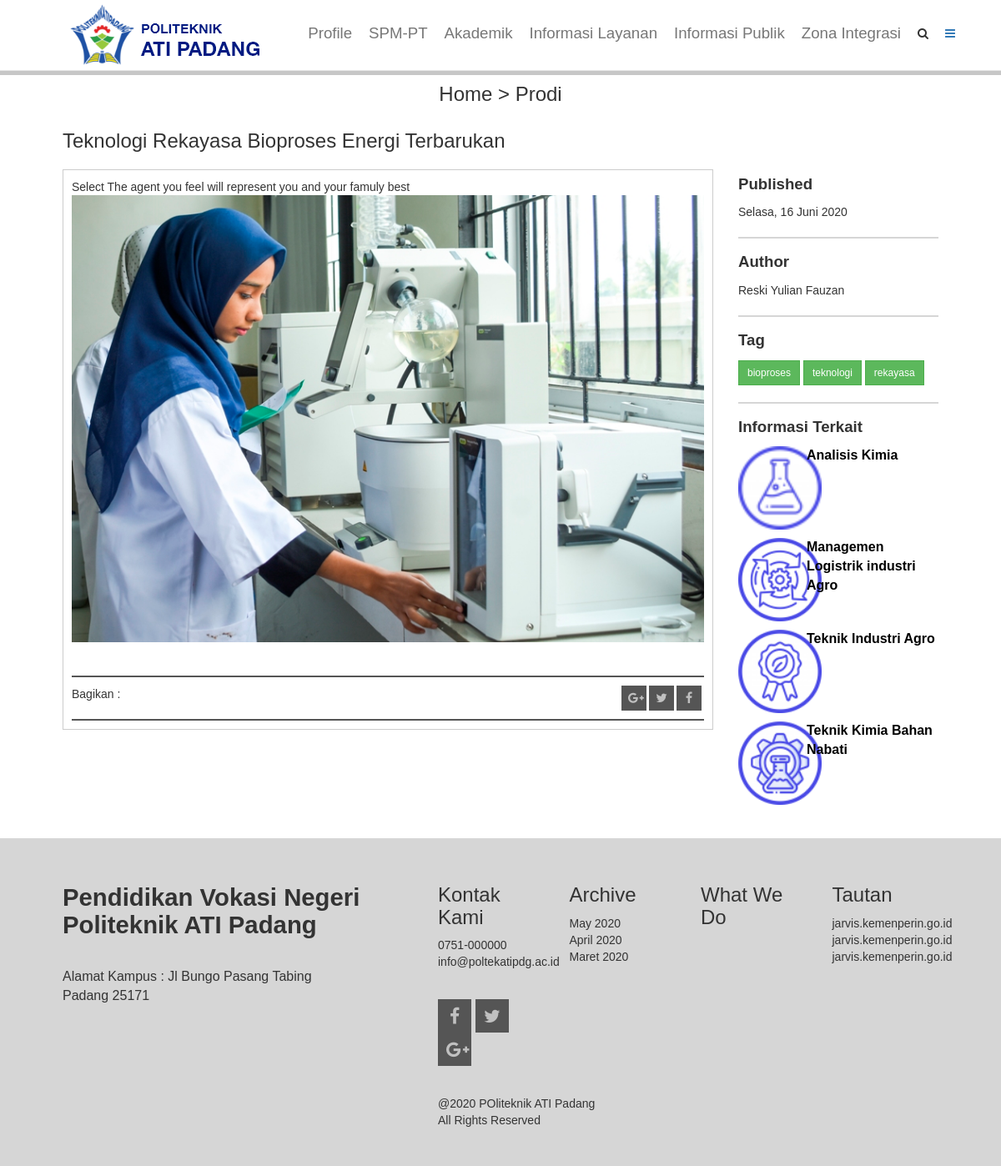
Page /teknologi-rekayasa-bioproses-energi-terbarukan on the committed database.
### tables this page shows
CREATE TABLE `m_menu` (
  `menu_id` int(11) NOT NULL AUTO_INCREMENT,
  `menu_judul` varchar(50) DEFAULT NULL,
  `menu_link` varchar(50) DEFAULT NULL,
  `menu_baseurl` tinyint(1) DEFAULT 1,
  `menu_idxutama` int(11) DEFAULT NULL,
  `menu_idxanak` int(11) DEFAULT 0,
  `menu_top` tinyint(1) NOT NULL DEFAULT 0,
  `menu_newtab` tinyint(1) NOT NULL DEFAULT 0,
  `menu_status` tinyint(1) DEFAULT NULL,
  PRIMARY KEY (`menu_id`)
);

CREATE TABLE `p_content` (
  `content_id` int(11) NOT NULL AUTO_INCREMENT,
  `content_kategoriid` int(11) DEFAULT NULL,
  `content_judul` varchar(100) DEFAULT NULL,
  `content_isi` text DEFAULT NULL,
  `content_tglpost` datetime DEFAULT NULL,
  `content_tglpublish` date DEFAULT NULL,
  `content_tglexp` date DEFAULT NULL,
  `content_thumb` text DEFAULT NULL,
  `content_link` varchar(100) DEFAULT NULL,
  `content_tag` text DEFAULT NULL,
  `content_tipe` enum('Halaman','Berita','Pengumuman','Prodi','Portofolio') DEFAULT NULL,
  `content_komentar` tinyint(1) DEFAULT NULL,
  `content_status` enum('Draft','Publish','Unpublish') DEFAULT NULL,
  `content_top` tinyint(1) DEFAULT 0,
  `content_hits` int(11) DEFAULT 0,
  `userinput` varchar(30) DEFAULT NULL,
  PRIMARY KEY (`content_id`)
);

CREATE TABLE `m_users` (
  `username` varchar(32) NOT NULL,
  `password` char(32) DEFAULT NULL,
  `ref_id` int(11) DEFAULT NULL,
  `nama_lengkap` varchar(50) DEFAULT NULL,
  `group_user` enum('Pemohon','Admin') DEFAULT NULL,
  `role` int(11) DEFAULT 1,
  `status_user` tinyint(1) DEFAULT NULL,
  PRIMARY KEY (`username`)
);

### application/controllers/Welcome.php (called while the page is built, shortened)
<?php
class Welcome extends CI_Controller {
	function __construct()
	{
		$this->load->model('landing_model');
	}
	function detail($link = "")
	{
		$row= $this->landing_model->getDetailContent($link);
		if(!empty($row)){
			if($row->content_tipe=='Prodi') {
				$con_content=array('content_tipe'=>$row->content_tipe);
				$con_tag = array();
			}
			else {
				$con_content = array('content_tipe' => $row->content_tipe);
				$con_tag = explode(',', $row->content_tag);
			}
			$terkait=$this->landing_model->getContentTerkait($con_content, $con_tag, $link);
		}else{
			$terkait=array();
		}
		$lampiran=$this->landing_model->getLampiran($link);
		$data = array('row' => $row, 'terkait'=> $terkait,'lampiran'=>$lampiran);
		$content = $this->load->view('public/berita_detail',	$data, true);
		$view = array(
			'content' => $content
		);
		$this->load->view('public/layout', $view);
	}
}

### index.php (called while the page is built, shortened)
<?php
require_once BASEPATH.'core/CodeIgniter.php';

### application/models/Landing_model.php (called while the page is built, shortened)
<?php
class Landing_model extends CI_Model
{
    function getTopMenu(){
        $this->db->order_by('menu_idxutama');
        $this->db->where('menu_top', 1);
        $this->db->where('menu_status', 1);
        return $this->db->get('m_menu')->result();
    }
    function getDetailContent($link){
        $this->db->where('content_link', $link);
        $this->db->where('content_tglpublish <= ', date('Y-m-d'));
        $this->db->group_start();
        $this->db->where('content_tglexp', '0000-00-00');
        $this->db->or_where('content_tglexp > ', date('Y-m-d'));
        $this->db->group_end();
        $this->db->join('m_users','m_users.username=p_content.userinput','left');
        return $this->db->get('p_content')->row();
    }
    function getContentTerkait($kondisi, $tag, $link){
        $this->db->where($kondisi);
        $this->db->where_not_in('content_link', array($link));
        return $this->db->get('p_content')->result();
    }
    function getLampiran($link){
        $this->db->where('content_link', $link);
        $this->db->join('p_lampiran', 'p_lampiran.content_id=p_content.content_id');
        return $this->db->get('p_content')->result();
    }
}

### application/helpers/global_helper.php (called while the page is built, shortened)
<?php
function longdate($date){
    $exp1 = explode(' ',$date);
    $exp2 = explode('-', $exp1[0]);
    $bulan=array('','Januari','Februari','Maret','April','Mei','Juni','Juli','Agustus','September','Oktober','November','Desember');
    return $exp2[2] ." " .$bulan[intval($exp2[1])] ." " .$exp2[0];
}
function getHari($tgl){
    $hari = array(
        'Sunday' => 'Minggu',
        'Monday' => 'Senin',
        'Tuesday' => 'Selasa',
        'Wednesday' => 'Rabu',
        'Thursday' => 'Kamis',
        'Friday' => 'Jumat',
        'Saturday' => 'Sabtu'
    );
    $enghari = date('l', strtotime($tgl));
    return $hari[$enghari];
}
?>

### application/views/public/berita_detail.php (the view, shortened to what this page needs)
<?php
if (!empty($row)) {
?>
	<div class="section  top100">
		<div class="text-center">
			<h3>Home > <?= $row->content_tipe; ?></h3>
		</div>
	</div>
	<div class="section ">
		<div class="container">
			<div class="col-md-9 col-sm-8">
				<h3><?= $row->content_judul ?></h3>
			</div>
			<div class="col-md-3 col-sm-4">&nbsp;</div>
			<div class="col-md-9 col-sm-8">
				<div class="card">
					<div class="card-body">
						<div class="row">
							<div class="col-md-12">
								<?= $row->content_isi ?>
							</div>
						</div>
						<div class="row">
							<div class="col-md-12">
								<div class='lampiran'>
								</div>
							</div>
						</div>
					</div>
					<div class="card-footer">
						<div class="share">
							<div class="row">
								<div class="col-md-12">
									<div class='float-left'>Bagikan :</div>
									<div class='float-right'>
										<span class='box-share fa fa-facebook'></span>
										<span class='box-share fa fa-twitter'></span>
										<span class='box-share fa fa-google-plus'></span>
									</div>
								</div>
							</div>
						</div>
					</div>
				</div>
			</div>
			<div class="col-md-3 col-sm-4">
				<div class="widget">
					<div class="widget-header">
						Published
					</div>
					<div class="widget-body">
						<?= getHari($row->content_tglpublish) . ", " . longdate($row->content_tglpublish) ?>
					</div>
				</div>
				<div class="widget">
					<div class="widget-header">
						Author
					</div>
					<div class="widget-body">
						<?= $row->nama_lengkap; ?>
					</div>
				</div>
				<div class="widget">
					<div class="widget-header">
						Tag
					</div>
					<div class="widget-body">
						<?php
						if (!empty($row->content_tag)) {
							$content_tag = explode(',', $row->content_tag);
							foreach ($content_tag as $t) {
								echo ' <span class="btn btn-success btn-sm btn-radius">' . $t . '</span>';
							}
						}
						?>
					</div>
				</div>
				<div class="widget-info">
					<div class="widget-header">
						Informasi Terkait
					</div>
					<div class="widget-body">
						<?php
						foreach ($terkait as $t) {
							if ($t->content_thumb != "") $image = base_url() . "uploads/media/icon/" . $t->content_thumb;
							else $image = DEFAULT_IMAGE;
						?>
							<div class="row">
								<div class="col-md-12">
									<div class="info-list">
										<div class="img-list">
											<img src="<?= $image ?>" alt="" class='img img-responsive iconterkait'>
										</div>
										<div class="title-list"><a href="<?= base_url() . $t->content_link; ?>" class="link"><?= $t->content_judul ?></a></div>
									</div>
								</div>
							</div>
						<?php
						}
						?>
					</div>
				</div>
			</div>
		</div>
	</div>
<?php
}
?>

### application/views/public/layout.php (shortened to what this page needs)
<!doctype html>
<html lang="en">
<head>
	<link rel="stylesheet" href="https://cdnjs.cloudflare.com/ajax/libs/font-awesome/4.7.0/css/font-awesome.min.css">
	<link rel="stylesheet" href="<?= base_url() ?>assets/css/bootstrap.min.css">
	<link rel="stylesheet" href="<?= base_url() ?>assets/font-awesome/css/font-awesome.min.css">
	<link rel="stylesheet" href="<?= base_url() ?>assets/css/style.css">
	<link rel="stylesheet" href="<?= base_url() ?>assets/css/home.css">
	<link rel="stylesheet" href="<?= base_url() ?>assets/css/custome.css">
	<link rel="stylesheet" href="<?= base_url() ?>assets/css/slider.css">
</head>
<body>
	<nav class="navbar navbar-default navbar-fixed-top">
		<div class="container">
			<div class="navbar-header">
				<a class="" href="<?= base_url() ?>">
					<div class="logo"><img src="<?= base_url() . "assets/images/logo.png" ?>" alt="" class='img-logo'>
					</div>
				</a>
			</div>
			<div id="navbar" class="navbar-collapse collapse">
				<ul class="nav navbar-nav navbar-right search-desktop">
					<li class=''>
						<div class=" task" onclick="showSearchBox()" onfocus="showSearchBox()"><i class="fa fa-search" aria-hidden="true"></i></div>
					</li>
					<li class=''>
						<div class=" task"><a href="#" onclick="otherMenu()"><i class="fa fa-bars" aria-hidden="true"></i></a></div>
					</li>
				</ul>
				<ul class="nav navbar-nav navbar-right">
					<?php
					$menu = $this->landing_model->getTopMenu();
					foreach ($menu as $m) {
					?>
						<li class=""><a href="<?php if ($m->menu_baseurl == 1) echo base_url() . $m->menu_link;
												else echo $m->menu_link ?>"><?= $m->menu_judul ?></a></li>
					<?php
					}
					?>
				</ul>
			</div>
		</div>
	</nav>
	<?= $content ?>
	<div class="footer">
		<div class="section">
			<div class="container container-footer">
				<div class="row">
					<div class="col-md-12">
						<div class="col-md-5 col-sm-5 col-xs-5 mob-nopadding">
							<h1 class='font-kampus'>Pendidikan Vokasi Negeri<br>Politeknik ATI Padang</h1>
							<p class='font-alamat'>Alamat Kampus : Jl Bungo Pasang Tabing<br>Padang 25171</p>
						</div>
						<div class="col-md-7 col-sm-7 col-xs-7 ">
							<div class="row">
								<div class="col-md-3 col-sm-3 col-xs-4 mob-nopadding">
									<h3 class='footer-title'>Kontak Kami</h3>
									<div class="footer-content">
										<p>0751-000000<br>
											info@poltekatipdg.ac.id</p>
									</div>
									<p class='row-medsos'>
										<span class='box-medsos fa fa-facebook'></span>
										<span class='box-medsos fa fa-twitter'></span>
										<span class='box-medsos fa fa-google-plus'></span>
									</p>
								</div>
								<div class="col-md-3 col-sm-3 col-xs-4 mob-nopadding">
									<h3 class='footer-title'>Archive</h3>
									<div class="footer-content">
										<p>May 2020<br>
											April 2020<br>
											Maret 2020</p>
									</div>
								</div>
								<div class="col-md-3 col-sm-3 col-xs-4 mob-nopadding wedo">
									<h3 class='footer-title'>What We Do</h3>
								</div>
								<div class="col-md-3 col-sm-3 col-xs-4 mob-nopadding">
									<h3 class='footer-title'>Tautan</h3>
									<div class="footer-content">
										<p>jarvis.kemenperin.go.id<br>
											jarvis.kemenperin.go.id<br>
											jarvis.kemenperin.go.id</p>
									</div>
								</div>
							</div>
							<div class="row">
								<div class="col-md-12 mob-nopadding">
									<p>@2020 POliteknik ATI Padang<br>All Rights Reserved</p>
								</div>
							</div>
						</div>
					</div>
				</div>
			</div>
		</div>
	</div>
</body>
</html>

### assets/css/style.css (style rules this page uses)
html { height: 100%; }
body { background-color: #fff; height: 100%; }
.link { text-decoration: none; color: #000; }
.container { padding: 0px; }

### assets/css/home.css (style rules this page uses)
.container { padding: 0px; }
.section { margin: 10px 0; padding: 0px; }
@media (min-width: 992px) { body { background-color: #fff; } }

### assets/css/custome.css (style rules this page uses)
.task { display: block; padding: 30px 10px; clear: both; font-weight: 400; line-height: 1.42857143; color: #333; white-space: nowrap; float: left; }
.navbar-default .navbar-nav > li > a { color: #777; font-size: 14pt; padding: 30px 10px; }
.top100 { margin-top: 100px; }
.footer { background-color: #D6D6D6; }
.card { margin:10px 0px; }
.container-footer { padding:35px 0px; }
.font-kampus { font-size: 22pt; font-weight: bold; padding-bottom: 25px; }
.font-alamat { font-size: 12pt; }
.wedo { display: block; }
.row-medsos { width: 100%; float: left; padding: 25px 0; }
.box-medsos { width: 40px; height: 40px; padding: 10px; margin-right: 5px; float: left; text-align: center; font-size: 16pt; background-color: #555; color: #c0c0c0; }
.btn { border-radius:0px; }
a { text-decoration: none; }
.widget { padding: 10px 0 20px 0; border-bottom: 2px solid #D6D6D6; border-collapse: collapse; }
.widget-info { padding: 10px 0 20px 0; }
.widget-header { padding: 5px 0 10px 0; font-size: 14pt; font-weight: bold; }
.img-list { width: 30%; float: left; margin-bottom: 10px; }
.info-list { margin-left: 0px; margin-right: 0px; width: 100%; }
.title-list { padding-left: 10px; font-weight: bold; font-size: 12pt; width: 70%; float: left; }
.share { width: 100%; padding-top: 10px; padding-bottom: 10px; display: block; width: auto; border-top: 2px solid #555; border-bottom: 2px solid #555; border-collapse: collapse; text-align: left; }
.float-left { text-align: left; width: 50%; float: left; }
.float-right { width: 50%; float: right; text-align: right; }
.box-share { width: 30px; height: 30px; padding: 8px; margin-right: 3px; float: left; text-align: center; font-size: 11pt; background-color: #555; color: #c0c0c0; float: right; }
.iconterkait { min-width: 100px; }
.card { border: #ccc solid 1px; border-collapse: collapse; }
.card-body { padding: 10px; }
.card-footer { padding: 10px; }
.lampiran { font-size: 12pt; padding-top: 20px; font-weight: bold; }
@media screen and (min-width: 768px) { .container { width:90%; } }
@media screen and (min-width: 768px) { .navbar-default { background-color: #fff; border-color: #e7e7e7; height: 85px; } }
@media screen and (min-width: 768px) { .logo { float:left; margin-left:20px; width: 85px; } }
@media screen and (min-width: 768px) { .search-desktop { display: block; } }
@media screen and (min-width: 768px) { .text-center { text-align: center; } }
@media screen and (min-width: 768px) { .navbar { box-shadow : 0px 5px #00000038; } }

### assets/css/slider.css (style rules this page uses)
* { box-sizing: border-box }
body { font-family: Verdana, sans-serif; margin:0 }
img { vertical-align: middle; }

### rows in the picture
m_menu: menu_judul "Profile"
m_menu: menu_judul "SPM-PT"
m_menu: menu_judul "Akademik"
m_menu: menu_judul "Informasi Layanan"
m_menu: menu_judul "Informasi Publik"
m_menu: menu_judul "Zona Integrasi"
p_content: content_tipe "Prodi", content_judul "Teknologi Rekayasa Bioproses Energi Terbarukan", content_isi "Select The agent you feel will represent you and your famuly best", content_isi (picture), content_tglpublish "Selasa", content_tglpublish "16 Juni 2020", m_users.nama_lengkap "Reski Yulian Fauzan", content_tag "bioproses", content_tag "teknologi", content_tag "rekayasa"
p_content: content_thumb (picture), content_judul "Analisis Kimia"
p_content: content_thumb (picture), content_judul "Managemen Logistrik industri Agro"
p_content: content_thumb (picture), content_judul "Teknik Industri Agro"
p_content: content_thumb (picture), content_judul "Teknik Kimia Bahan Nabati"
